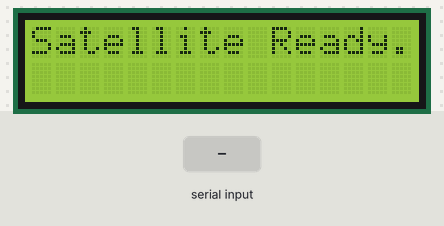
Bench run of a sketch on a simulated Arduino Uno, built with avr-gcc and run on an emulated ATmega328P. Parts: 16×2 character LCD. The inputs (shaded band) are chosen by the test bench.

Above: at 1.2 s.
1.3 s: "1\n" received over the second serial link
At 2.5 s:
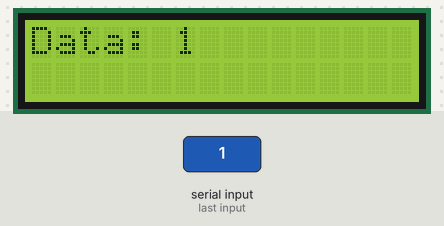
2.8 s: "0\n" received over the second serial link
At 3.7 s:
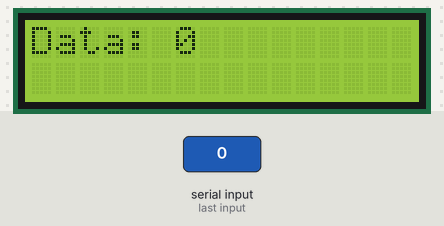
4.3 s: "2\n" received over the second serial link
At 4.9 s:
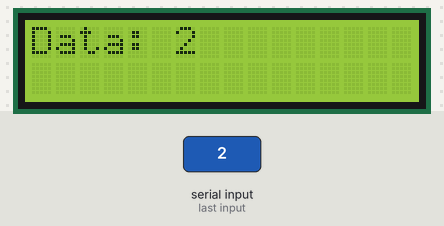
Timing chart, 0 to 7.3 s (numbered marks = the images above; inputs shaded):
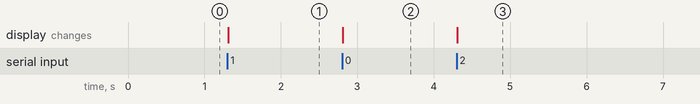

Measured:
- after the input at 1.3 s, the display: changes at once (image 1)
- after the input at 2.8 s, the display: changes at once (image 2)
- after the input at 4.3 s, the display: changes at once (image 3)

The sketch:

satellite_lcd.ino
```cpp
#include <Wire.h>
#include <LiquidCrystal_I2C.h>
#include <SoftwareSerial.h>

SoftwareSerial satSerial(4, 3); // RX, TX for satellite modem
LiquidCrystal_I2C lcd(0x27, 2, POSITIVE); // 0x3F or 0x20

void setup() {
  Serial.begin(115200); // Start Serial Monitor for debugging
  satSerial.begin(9600); // Start satellite modem serial communication

  lcd.begin(16, 2, LCD_5x8DOTS);
  lcd.backlight();
  lcd.setCursor(0, 0);
  lcd.print("Satellite Ready...");
}

void loop() {
  if (satSerial.available()) { // Check for data from satellite modem
    String data = satSerial.readStringUntil('\n'); // Read data until newline
    displaySatelliteData(data);
  }
}

void displaySatelliteData(String data) {
  lcd.clear(); // Clear the LCD
  lcd.setCursor(0, 0);

  lcd.print("Data: ");
  lcd.print(data); // Display the satellite data
}
```
